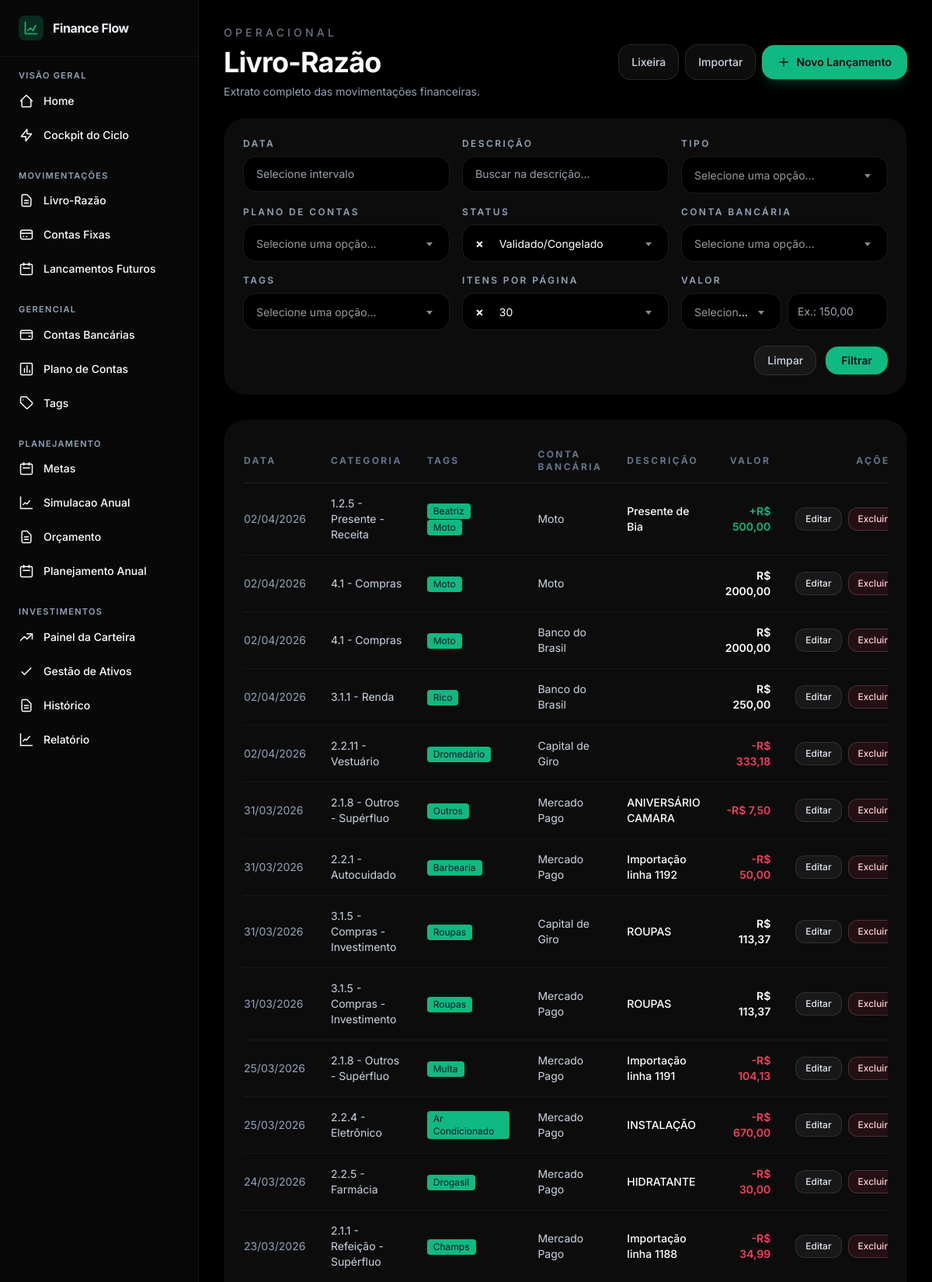
/livro-razao/ (upper part), run on the app's committed database.
### apps/transacoes/models.py (models this page shows, shortened)
class Movimentacao(ModeloBase):
    class Status(models.TextChoices):
        PENDENTE = 'Pendente', 'Pendente'
        EFETIVADO = 'Efetivado', 'Efetivado'
        REAGENDADO = 'Reagendado', 'Reagendado'
        VALIDADO = 'Validado', 'Validado/Congelado'
    tipo = models.CharField(max_length=15, choices=TipoTransacao.choices)
    valor = models.DecimalField(max_digits=12, decimal_places=2)
    formato_pagamento = models.CharField(max_length=10, choices=FormatoPagamento.choices)
    frequencia = models.CharField(max_length=10, choices=Frequencia.choices, default=Frequencia.VARIAVEL)
    descricao = models.CharField(max_length=255, blank=True)
    comprovante = models.FileField(upload_to='comprovantes/movimentacoes/', null=True, blank=True)
    data_pagamento = models.DateField(null=True, blank=True)
    data_vencimento = models.DateField()
    parcela_atual = models.PositiveIntegerField(null=True, blank=True)
    total_parcelas = models.PositiveIntegerField(null=True, blank=True)
    plano_conta = models.ForeignKey(
        'contas.PlanoConta',
        on_delete=models.PROTECT,
        related_name='movimentacoes',
    )
    conta_bancaria = models.ForeignKey(
        'contas.ContaBancaria',
        on_delete=models.PROTECT,
        related_name='movimentacoes',
    )
    conta_destino = models.ForeignKey(
        'contas.ContaBancaria',
        on_delete=models.SET_NULL,
        null=True,
        blank=True,
        related_name='movimentacoes_destino',
    )
    ciclo = models.ForeignKey(
        'orcamento.Ciclo',
        on_delete=models.SET_NULL,
        null=True,
        blank=True,
        related_name='movimentacoes',
    )
    lancamento_pai = models.ForeignKey(
        'self',
        on_delete=models.CASCADE,
        null=True,
        blank=True,
        related_name='rateios',
    )
    lancamento_par = models.ForeignKey(
        'self',
        on_delete=models.SET_NULL,
        null=True,
        blank=True,
        related_name='transferencia_inversa',
    )
    cofre = models.ForeignKey(
        'orcamento.Cofre',
        on_delete=models.SET_NULL,
        null=True,
        blank=True,
        related_name='movimentacoes',
    )
    tags = models.ManyToManyField('contas.Tag', blank=True, related_name='movimentacoes')
    status = models.CharField(max_length=10, choices=Status.choices, default=Status.PENDENTE)
    class Meta:
        verbose_name = 'Movimentação'
        verbose_name_plural = 'Movimentações'
        ordering = ['-data_vencimento', '-created_at']

### apps/contas/models.py (models this page shows, shortened)
class PlanoConta(ModeloBase):
    class TipoNatureza(models.TextChoices):
        RECEITA = 'Receita', 'Receita'
        DESPESA = 'Despesa', 'Despesa'
        INVESTIMENTO = 'Investimento', 'Investimento'
        TRANSFERENCIA = 'Transferencia', 'Transferência'
    codigo = models.CharField(
        max_length=40,
        unique=True,
        db_index=True,
        validators=[
            RegexValidator(
                regex=r'^\d+(\.\d+)*$',
                message='Use formato hierárquico numérico, como 1, 1.1 ou 1.1.1.',
            )
        ],
    )
    nome = models.CharField(max_length=150)
    tipo_natureza = models.CharField(max_length=15, choices=TipoNatureza.choices)
    conta_pai = models.ForeignKey(
        'self',
        on_delete=models.CASCADE,
        null=True,
        blank=True,
        related_name='subcontas',
    )
    class Meta:
        verbose_name = 'Plano de Conta'
        verbose_name_plural = 'Plano de Contas'

class Tag(ModeloBase):
    nome = models.CharField(max_length=100)
    plano_conta = models.ForeignKey(
        PlanoConta,
        on_delete=models.SET_NULL,
        null=True,
        blank=True,
        related_name='tags',
    )
    cor_hexadecimal = models.CharField(max_length=7, null=True, blank=True)
    class Meta:
        verbose_name = 'Tag'
        verbose_name_plural = 'Tags'

class ContaBancaria(ModeloBase):
    class Tipo(models.TextChoices):
        CONTA_CORRENTE = 'ContaCorrente', 'Conta Corrente'
        POUPANCA = 'Poupanca', 'Poupança'
        CARTEIRA = 'Carteira', 'Carteira'
        CORRETORA = 'Corretora', 'Corretora'
        CARTAO_CREDITO = 'CartaoCredito', 'Cartão de Crédito'
    nome = models.CharField(max_length=150)
    tipo = models.CharField(max_length=15, choices=Tipo.choices)
    saldo_inicial = models.DecimalField(max_digits=12, decimal_places=2, default=0)
    limite_credito = models.DecimalField(max_digits=12, decimal_places=2, null=True, blank=True)
    dia_vencimento = models.PositiveSmallIntegerField(null=True, blank=True)
    dia_fechamento = models.PositiveSmallIntegerField(null=True, blank=True)
    class Meta:
        verbose_name = 'Conta Bancária'
        verbose_name_plural = 'Contas Bancárias'

### apps/transacoes/views.py (the view, shortened to what this page needs)
# urls.py: path('livro-razao/', views.livro_razao, name='livro_razao'),
def livro_razao(request):
	data_range = (request.GET.get('data_range') or '').strip()
	descricao = (request.GET.get('descricao') or '').strip()
	valor_operador = (request.GET.get('valor_operador') or '').strip()
	valor_filtro = (request.GET.get('valor_filtro') or '').strip()
	tipo = (request.GET.get('tipo') or '').strip()
	plano_conta_id = (request.GET.get('plano_conta_id') or '').strip()
	conta_bancaria_id = (request.GET.get('conta_bancaria_id') or '').strip()
	if 'status' in request.GET:
		status = (request.GET.get('status') or '').strip()
	else:
		status = Movimentacao.Status.VALIDADO
	tag_id = (request.GET.get('tag_id') or '').strip()
	per_page_raw = (request.GET.get('per_page') or '30').strip()
	try:
		per_page = int(per_page_raw)
	except (TypeError, ValueError):
		per_page = 30
	if per_page not in (30, 50, 100):
		per_page = 30
	transacoes = Movimentacao.objects.select_related(
		'plano_conta',
		'conta_bancaria',
	).prefetch_related('tags').annotate(
		data_referencia=Coalesce('data_pagamento', 'data_vencimento'),
	)
	if data_range:
		data_inicio, data_fim = _parse_date_range(data_range)
		if data_inicio and data_fim:
			transacoes = transacoes.filter(data_referencia__range=(data_inicio, data_fim))
	if descricao:
		transacoes = transacoes.filter(descricao__icontains=descricao)
	if tipo:
		transacoes = transacoes.filter(tipo=tipo)
	if plano_conta_id:
		transacoes = transacoes.filter(plano_conta_id=plano_conta_id)
	if conta_bancaria_id:
		transacoes = transacoes.filter(conta_bancaria_id=conta_bancaria_id)
	if status:
		transacoes = transacoes.filter(status=status)
	if tag_id:
		transacoes = transacoes.filter(tags__id=tag_id)
	transacoes = transacoes.distinct().order_by('-data_referencia', '-created_at')
	paginator = Paginator(transacoes, per_page)
	page_number = request.GET.get('page')
	page_obj = paginator.get_page(page_number)
	query_params = request.GET.copy()
	if 'page' in query_params:
		query_params.pop('page')
	query_string = query_params.urlencode()
	page_query_prefix = f'{query_string}&' if query_string else ''
	movimentacoes_excluidas = MovimentacaoExcluida.objects.select_related(
		'plano_conta',
		'conta_bancaria',
	).order_by('-excluida_em', '-created_at')[:100]
	context = {
		'transacoes': page_obj,
		'movimentacoes_excluidas': movimentacoes_excluidas,
		'tipos_transacao': TipoTransacao.choices,
		'status_choices': Movimentacao.Status.choices,
		'plano_contas': PlanoConta.objects.order_by('codigo', 'nome'),
		'contas_bancarias': ContaBancaria.objects.order_by('nome'),
		'tags': Tag.objects.order_by('nome'),
		'page_query_prefix': page_query_prefix,
		'filtros': {
			'data_range': data_range,
			'descricao': descricao,
			'valor_operador': valor_operador,
			'valor_filtro': valor_filtro,
			'tipo': tipo,
			'plano_conta_id': plano_conta_id,
			'conta_bancaria_id': conta_bancaria_id,
			'status': status,
			'tag_id': tag_id,
			'per_page': str(per_page),
		},
	}
	return render(request, 'transacoes/padrao/livro_razao.html', context)

### templates/transacoes/padrao/livro_razao.html (shortened to what this page needs)
{% extends "layouts/base.html" %}
{% block extra_head %}
  <link rel="stylesheet" href="https://cdn.jsdelivr.net/npm/flatpickr/dist/flatpickr.min.css" />
  <link href="https://cdn.jsdelivr.net/npm/select2@4.1.0-rc.0/dist/css/select2.min.css" rel="stylesheet" />
{% endblock %}
{% block content %}
<div class="mx-auto max-w-7xl">
  <div class="flex flex-col gap-4 md:flex-row md:items-center md:justify-between">
    <div>
      <p class="text-sm font-medium uppercase tracking-[0.3em] text-gray-500">Operacional</p>
      <h1 class="mt-2 text-4xl font-bold tracking-tight text-white">Livro-Razão</h1>
      <p class="mt-2 max-w-2xl text-sm text-slate-400">Extrato completo das movimentações financeiras.</p>
    </div>
    <div class="inline-flex items-center gap-2">
      <button id="abrirModalLixeira" type="button" class="inline-flex items-center rounded-2xl border border-white/10 bg-white/5 px-4 py-3 text-sm font-medium text-slate-300 transition hover:bg-white/10">Lixeira</button>
      <a href="{% url 'transacoes:importar_transacoes' %}" class="inline-flex items-center rounded-2xl border border-white/10 bg-white/5 px-4 py-3 text-sm font-medium text-slate-300 transition hover:bg-white/10">Importar</a>
      <a href="{% url 'transacoes:nova_transacao' %}" class="inline-flex items-center justify-center gap-2 rounded-2xl bg-neonprimary px-5 py-3 text-sm font-semibold text-slate-950 shadow-lg shadow-neonprimary/20 transition hover:brightness-110">
        <svg xmlns="http://www.w3.org/2000/svg" class="h-4 w-4" fill="none" viewBox="0 0 24 24" stroke="currentColor" stroke-width="2">
          <path stroke-linecap="round" stroke-linejoin="round" d="M12 4v16m8-8H4" />
        </svg>
        Novo Lançamento
      </a>
    </div>
  </div>
  <section class="glass-panel mt-6 rounded-[28px] p-6 shadow-2xl shadow-black/10">
    <form method="GET" class="grid grid-cols-1 gap-4 md:grid-cols-2 lg:grid-cols-3 xl:grid-cols-4">
      <div>
        <label for="data_range" class="mb-2 block text-xs font-semibold uppercase tracking-[0.2em] text-slate-400">Data</label>
        <input id="data_range" name="data_range" type="text" value="{{ filtros.data_range }}" placeholder="Selecione intervalo" class="w-full rounded-2xl border border-white/10 bg-darkbg px-4 py-3 text-sm text-white outline-none transition focus:border-neonprimary/40" />
      </div>
      <div>
        <label for="descricao" class="mb-2 block text-xs font-semibold uppercase tracking-[0.2em] text-slate-400">Descrição</label>
        <input id="descricao" name="descricao" type="text" value="{{ filtros.descricao }}" placeholder="Buscar na descrição..." class="w-full rounded-2xl border border-white/10 bg-darkbg px-4 py-3 text-sm text-white outline-none transition focus:border-neonprimary/40" />
      </div>
      <div>
        <label for="tipo" class="mb-2 block text-xs font-semibold uppercase tracking-[0.2em] text-slate-400">Tipo</label>
      </div>
      <div>
        <label for="plano_conta_id" class="mb-2 block text-xs font-semibold uppercase tracking-[0.2em] text-slate-400">Plano de Contas</label>
      </div>
      <div>
        <label for="status" class="mb-2 block text-xs font-semibold uppercase tracking-[0.2em] text-slate-400">Status</label>
      </div>
      <div>
        <label for="conta_bancaria_id" class="mb-2 block text-xs font-semibold uppercase tracking-[0.2em] text-slate-400">Conta Bancária</label>
      </div>
      <div>
        <label for="tag_id" class="mb-2 block text-xs font-semibold uppercase tracking-[0.2em] text-slate-400">Tags</label>
      </div>
      <div>
        <label for="per_page" class="mb-2 block text-xs font-semibold uppercase tracking-[0.2em] text-slate-400">Itens por Página</label>
      </div>
      <div>
        <label class="mb-2 block text-xs font-semibold uppercase tracking-[0.2em] text-slate-400">Valor</label>
        <div class="grid grid-cols-2 gap-2">
          <input id="valor_filtro" name="valor_filtro" type="text" value="{{ filtros.valor_filtro }}" placeholder="Ex.: 150,00" class="w-full rounded-2xl border border-white/10 bg-darkbg px-3 py-3 text-sm text-white outline-none transition focus:border-neonprimary/40" />
        </div>
      </div>
      <div class="md:col-span-2 lg:col-span-3 xl:col-span-4 flex items-center justify-end gap-3 pt-1">
        <a href="{% url 'transacoes:livro_razao' %}" class="inline-flex items-center rounded-2xl border border-white/10 bg-white/5 px-4 py-2 text-sm font-medium text-slate-300 transition hover:bg-white/10">Limpar</a>
        <button type="submit" class="inline-flex items-center rounded-2xl bg-neonprimary px-5 py-2 text-sm font-semibold text-slate-950 transition hover:brightness-110">Filtrar</button>
      </div>
    </form>
  </section>
  <section class="glass-panel mt-8 overflow-hidden rounded-[28px] p-6 shadow-2xl shadow-black/10">
    <div class="overflow-x-auto">
      <table class="min-w-full divide-y divide-white/10">
        <thead>
          <tr class="text-left text-xs uppercase tracking-[0.2em] text-slate-500">
            <th class="py-3 pr-4">Data</th>
            <th class="px-4 py-3">Categoria</th>
            <th class="px-4 py-3">Tags</th>
            <th class="px-4 py-3">Conta Bancária</th>
            <th class="px-4 py-3">Descrição</th>
            <th class="px-4 py-3 text-right">Valor</th>
            <th class="px-4 py-3 text-right">Ações</th>
          </tr>
        </thead>
        <tbody class="divide-y divide-white/5 text-sm text-slate-200">
          {% for t in transacoes %}
            <tr class="transition hover:bg-white/[0.03]">
              <td class="py-4 pr-4 text-slate-400">{{ t.data_pagamento|default:t.data_vencimento|date:"d/m/Y" }}</td>
              <td class="px-4 py-4 text-slate-300">{{ t.plano_conta.codigo }} - {{ t.plano_conta.nome }}</td>
              <td class="px-4 py-4 text-slate-300">
                {% if t.tags.all %}
                  {% for tag in t.tags.all %}
                    <span class="inline-block rounded text-[#0f172a] bg-[#10b981] px-2 py-0.5 text-xs mr-1">{{ tag.nome }}</span>
                  {% endfor %}
                {% else %}
                  <span class="text-slate-500">—</span>
                {% endif %}
              </td>
              <td class="px-4 py-4 text-slate-300">{{ t.conta_bancaria.nome }}</td>
              <td class="px-4 py-4 font-medium text-white">{{ t.descricao }}</td>
              <td class="px-4 py-4 text-right font-semibold {% if t.tipo == 'Receita' %}text-neonprimary{% elif t.tipo == 'Despesa' %}text-neondanger{% else %}text-white{% endif %}">
                {% if t.tipo == 'Receita' %}+{% elif t.tipo == 'Despesa' %}-{% endif %}R$ {{ t.valor|floatformat:2 }}
              </td>
              <td class="px-4 py-4 text-right">
                <div class="inline-flex items-center gap-2">
                  <a href="{% url 'transacoes:painel_edicao' 'movimentacao' t.id %}?next={{ request.get_full_path|urlencode }}" class="inline-flex rounded-xl border border-white/10 bg-white/5 px-3 py-1.5 text-xs font-medium text-slate-200 transition hover:bg-white/10">Editar</a>
                  <button
                    type="button"
                    class="btnAbrirModalExcluir inline-flex rounded-xl border border-rose-300/20 bg-rose-500/10 px-3 py-1.5 text-xs font-medium text-rose-200 transition hover:bg-rose-500/20"
                    data-url="{% url 'transacoes:excluir_movimentacao' t.id %}"
                    data-descricao="{{ t.descricao|default:'Sem descrição'|escape }}"
                  >
                    Excluir
                  </button>
                </div>
              </td>
            </tr>
          {% empty %}
            <tr>
              <td colspan="7" class="py-10 text-center text-sm text-slate-500">Nenhuma movimentação registrada até o momento.</td>
            </tr>
          {% endfor %}
        </tbody>
      </table>
    </div>
  </section>
</div>
{% endblock %}

### templates/layouts/base.html (style rules this page uses)
body { background-color: #0f0f0f; color: #F8FAFC; -webkit-font-smoothing: antialiased; }
.glass-panel { background: rgba(18, 18, 19, 0.7); backdrop-filter: blur(12px); border: 1px solid rgba(15, 14, 14, 0.05); }

### data on the page
Movimentacao: data_pagamento "02/04/2026", plano_conta.codigo "1.2.5", plano_conta.nome "Presente - Receita", conta_bancaria.nome "Moto", descricao "Presente de Bia", valor "500,00"
Tag: nome "Beatriz"
Tag: nome "Moto"
Movimentacao: data_pagamento "02/04/2026", plano_conta.codigo "4.1", plano_conta.nome "Compras", conta_bancaria.nome "Moto", valor "2000,00"
Movimentacao: data_pagamento "02/04/2026", plano_conta.codigo "4.1", plano_conta.nome "Compras", conta_bancaria.nome "Banco do Brasil", valor "2000,00"
Movimentacao: data_pagamento "02/04/2026", plano_conta.codigo "3.1.1", plano_conta.nome "Renda", conta_bancaria.nome "Banco do Brasil", valor "250,00"
Tag: nome "Rico"
Movimentacao: data_pagamento "02/04/2026", plano_conta.codigo "2.2.11", plano_conta.nome "Vestuário", conta_bancaria.nome "Capital de Giro", valor "333,18"
Tag: nome "Dromedário"
Movimentacao: data_pagamento "31/03/2026", plano_conta.codigo "2.1.8", plano_conta.nome "Outros - Supérfluo", conta_bancaria.nome "Mercado Pago", descricao "ANIVERSÁRIO CAMARA", valor "7,50"
Tag: nome "Outros"
Movimentacao: data_pagamento "31/03/2026", plano_conta.codigo "2.2.1", plano_conta.nome "Autocuidado", conta_bancaria.nome "Mercado Pago", descricao "Importação linha 1192", valor "50,00"
Tag: nome "Barbearia"
Movimentacao: data_pagamento "31/03/2026", plano_conta.codigo "3.1.5", plano_conta.nome "Compras - Investimento", conta_bancaria.nome "Capital de Giro", descricao "ROUPAS", valor "113,37"
Tag: nome "Roupas"
Movimentacao: data_pagamento "31/03/2026", plano_conta.codigo "3.1.5", plano_conta.nome "Compras - Investimento", conta_bancaria.nome "Mercado Pago", descricao "ROUPAS", valor "113,37"
Movimentacao: data_pagamento "25/03/2026", plano_conta.codigo "2.1.8", plano_conta.nome "Outros - Supérfluo", conta_bancaria.nome "Mercado Pago", descricao "Importação linha 1191", valor "104,13"
Tag: nome "Multa"
Movimentacao: data_pagamento "25/03/2026", plano_conta.codigo "2.2.4", plano_conta.nome "Eletrônico", conta_bancaria.nome "Mercado Pago", descricao "INSTALAÇÃO", valor "670,00"
Tag: nome "Ar Condicionado"
Movimentacao: data_pagamento "24/03/2026", plano_conta.codigo "2.2.5", plano_conta.nome "Farmácia", conta_bancaria.nome "Mercado Pago", descricao "HIDRATANTE", valor "30,00"
Tag: nome "Drogasil"
Movimentacao: data_pagamento "23/03/2026", plano_conta.codigo "2.1.1", plano_conta.nome "Refeição - Supérfluo", conta_bancaria.nome "Mercado Pago", descricao "Importação linha 1188", valor "34,99"
Tag: nome "Champs"
